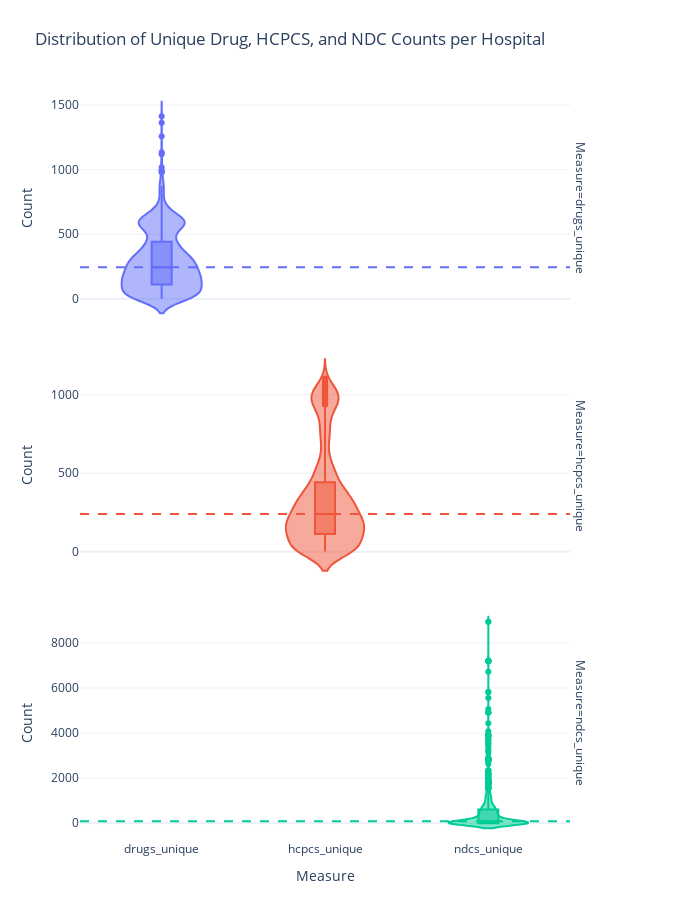

Notebook cell for this chart:
### Code cell
# Improved plot: violin + box, independent y-scales, median lines and cleaner layout
df = q.to_pandas()
order = ['drugs_unique', 'hcpcs_unique', 'ndcs_unique']
color_map = {'drugs_unique': '#636efa', 'hcpcs_unique': '#ef553b', 'ndcs_unique': '#00cc96'}

fig = px.violin(
    df,
    x='variable',
    y='value',
    facet_row='variable',
    category_orders={'variable': order},
    color='variable',
    color_discrete_map=color_map,
    box=True,
    points='outliers',
    title='Distribution of Unique Drug, HCPCS, and NDC Counts per Hospital',
    labels={'variable': 'Measure', 'value': 'Count'},
    height=900,
    width=700,
)

# allow each facet to use its own y-scale
fig.update_yaxes(matches=None)
# cleaner appearance
fig.update_layout(
    template='plotly_white',
    showlegend=False,
    violinmode='overlay',
    margin=dict(l=80, r=120, t=90, b=60),
    #facet_row_spacing=0.06
)

# consistent hover and reduced marker size for outliers
fig.update_traces(hovertemplate='Measure=%{x}<br>Count=%{y}<extra></extra>',
                  selector=dict(type='violin'))
fig.update_traces(marker=dict(size=4), selector=dict(mode='markers'))

# add dashed median line for each facet
medians = df.groupby('variable')['value'].median().to_dict()
# facets are ordered from bottom (1) to top (n), so iterate accordingly
for i, var in enumerate(reversed(order), start=1):
    fig.add_hline(y=float(medians[var]), line_dash='dash', line_color=color_map[var], row=i, col=1)

fig

### Figure 1 — Plotly figure (JSON) as saved in the notebook; plotly's stock layout.template omitted (floating-point values rounded to 4 significant figures; data arrays with more than 128 entries replaced by an {"elided": "..."} marker saying what was removed)
{"data": [{"alignmentgroup": "True", "box": {"visible": true}, "hovertemplate": "Measure=%{x}<br>Count=%{y}<extra></extra>", "legendgroup": "drugs_unique", "marker": {"color": "#636efa"}, "name": "drugs_unique", "offsetgroup": "drugs_unique", "orientation": "v", "points": "outliers", "scalegroup": "True", "showlegend": true, "type": "violin", "x": {"elided": "1339 str values"}, "x0": " ", "xaxis": "x3", "y": {"elided": "1339 int values"}, "y0": " ", "yaxis": "y3"}, {"alignmentgroup": "True", "box": {"visible": true}, "hovertemplate": "Measure=%{x}<br>Count=%{y}<extra></extra>", "legendgroup": "hcpcs_unique", "marker": {"color": "#ef553b"}, "name": "hcpcs_unique", "offsetgroup": "hcpcs_unique", "orientation": "v", "points": "outliers", "scalegroup": "True", "showlegend": true, "type": "violin", "x": {"elided": "1339 str values"}, "x0": " ", "xaxis": "x2", "y": {"elided": "1339 int values"}, "y0": " ", "yaxis": "y2"}, {"alignmentgroup": "True", "box": {"visible": true}, "hovertemplate": "Measure=%{x}<br>Count=%{y}<extra></extra>", "legendgroup": "ndcs_unique", "marker": {"color": "#00cc96"}, "name": "ndcs_unique", "offsetgroup": "ndcs_unique", "orientation": "v", "points": "outliers", "scalegroup": "True", "showlegend": true, "type": "violin", "x": {"elided": "1339 str values"}, "x0": " ", "xaxis": "x", "y": {"elided": "1339 int values"}, "y0": " ", "yaxis": "y"}], "layout": {"annotations": [{"showarrow": false, "text": "Measure=ndcs_unique", "textangle": 90, "x": 0.98, "xanchor": "left", "xref": "paper", "y": 0.1567, "yanchor": "middle", "yref": "paper"}, {"showarrow": false, "text": "Measure=hcpcs_unique", "textangle": 90, "x": 0.98, "xanchor": "left", "xref": "paper", "y": 0.5, "yanchor": "middle", "yref": "paper"}, {"showarrow": false, "text": "Measure=drugs_unique", "textangle": 90, "x": 0.98, "xanchor": "left", "xref": "paper", "y": 0.8433, "yanchor": "middle", "yref": "paper"}], "height": 900, "legend": {"title": {"text": "Measure"}, "tracegroupgap": 0}, "margin": {"b": 60, "l": 80, "r": 120, "t": 90}, "shapes": [{"line": {"color": "#00cc96", "dash": "dash"}, "type": "line", "x0": 0, "x1": 1, "xref": "x domain", "y0": 90, "y1": 90, "yref": "y"}, {"line": {"color": "#ef553b", "dash": "dash"}, "type": "line", "x0": 0, "x1": 1, "xref": "x2 domain", "y0": 240, "y1": 240, "yref": "y2"}, {"line": {"color": "#636efa", "dash": "dash"}, "type": "line", "x0": 0, "x1": 1, "xref": "x3 domain", "y0": 244, "y1": 244, "yref": "y3"}], "showlegend": false, "title": {"text": "Distribution of Unique Drug, HCPCS, and NDC Counts per Hospital"}, "violinmode": "overlay", "width": 700, "xaxis": {"anchor": "y", "categoryarray": ["drugs_unique", "hcpcs_unique", "ndcs_unique"], "categoryorder": "array", "domain": [0, 0.98], "title": {"text": "Measure"}}, "xaxis2": {"anchor": "y2", "domain": [0, 0.98], "matches": "x", "showticklabels": false}, "xaxis3": {"anchor": "y3", "domain": [0, 0.98], "matches": "x", "showticklabels": false}, "yaxis": {"anchor": "x", "domain": [0, 0.3133], "title": {"text": "Count"}}, "yaxis2": {"anchor": "x2", "domain": [0.3433, 0.6567], "title": {"text": "Count"}}, "yaxis3": {"anchor": "x3", "domain": [0.6867, 1.0], "title": {"text": "Count"}}}}
